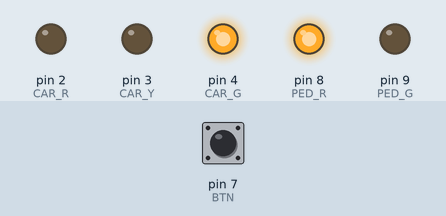
Simulated run of this sketch. Board: Arduino Uno, built with avr-gcc and run on an emulated ATmega328P. On the bench: output pins drawn as LEDs (lit = HIGH). The inputs (shaded band) are chosen by the test bench; at power-on: pin 7 (BTN) HIGH.

Above: at 1.2 s.
1.3 s: pin 7 (BTN) pulled LOW for 0.15 s
At 2.7 s:
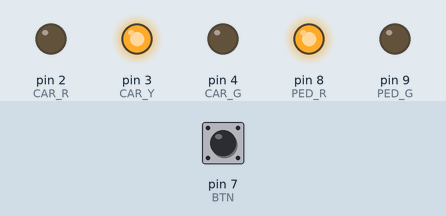
At 5.4 s:
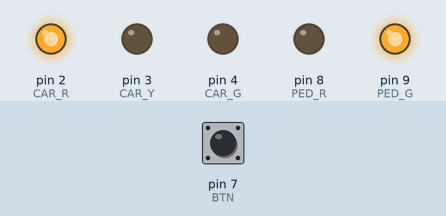
Timing chart, 0 to 11.0 s (numbered marks = the images above; inputs shaded):
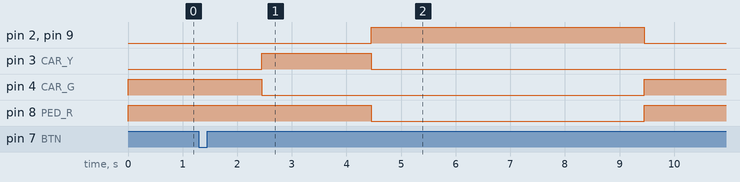

The sketch:

traffic_light_for_autos_and_pedestrians.ino
```cpp
// Pin selection (avoid 0/1 which are RX/TX)
const byte CAR_R  = 2;
const byte CAR_Y  = 3;
const byte CAR_G  = 4;
const byte PED_R  = 8;
const byte PED_G  = 9;
const byte BTN    = 7;


// Timings (milliseconds)
const unsigned int PRE_STOP_MS = 1000;  // delay after press before cars yellow
const unsigned int YELLOW_MS   = 2000;  // cars yellow duration
const unsigned int WALK_MS     = 5000;  // pedestrians green duration
const unsigned int DEBOUNCE_MS = 30;    // button debounce

void carsGo_pedsStop() {
  digitalWrite(CAR_R, LOW);
  digitalWrite(CAR_Y, LOW);
  digitalWrite(CAR_G, HIGH);

  digitalWrite(PED_R, HIGH);
  digitalWrite(PED_G, LOW);
}

void carsYellow() {
  digitalWrite(CAR_G, LOW);
  digitalWrite(CAR_Y, HIGH);
}

void carsStop_pedsGo() {
  digitalWrite(CAR_Y, LOW);
  digitalWrite(CAR_R, HIGH);

  digitalWrite(PED_R, LOW);
  digitalWrite(PED_G, HIGH);
}

void setup() {
  pinMode(CAR_R, OUTPUT);
  pinMode(CAR_Y, OUTPUT);
  pinMode(CAR_G, OUTPUT);
  pinMode(PED_R, OUTPUT);
  pinMode(PED_G, OUTPUT);
  pinMode(BTN,   INPUT_PULLUP);

  carsGo_pedsStop();
}

bool pressedNow() {
  // Returns true on press (LOW) with a tiny debounce, and waits for release
  if (digitalRead(BTN) == LOW) {
    delay(DEBOUNCE_MS);
    if (digitalRead(BTN) == LOW) {
      while (digitalRead(BTN) == LOW) { /* wait release */ }
      return true;
    }
  }
  return false;
}

void loop() {
  if (pressedNow()) {
    delay(PRE_STOP_MS);

    // Cars: green -> yellow -> red
    carsYellow();
    delay(YELLOW_MS);
    digitalWrite(CAR_Y, LOW);
    digitalWrite(CAR_R, HIGH);

    // Pedestrians: red -> green
    digitalWrite(PED_R, LOW);
    digitalWrite(PED_G, HIGH);
    delay(WALK_MS);

    // Back to default state
    digitalWrite(PED_G, LOW);
    digitalWrite(PED_R, HIGH);
    digitalWrite(CAR_R, LOW);
    digitalWrite(CAR_G, HIGH);

    delay(200);
  }

}
```

Measured:
- after the input at 1.3 s, pin 2 (CAR_R), pin 9 (PED_G): LOW → HIGH after 3.2 s, → LOW 5.0 s later; pin 3 (CAR_Y): LOW → HIGH after 1.2 s, → LOW 2.0 s later; pin 4 (CAR_G): HIGH → LOW after 1.2 s, → HIGH 7.0 s later; pin 8 (PED_R): HIGH → LOW after 3.2 s, → HIGH 5.0 s later
